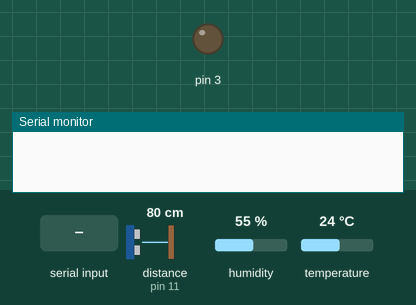
The sketch below on a simulated Arduino Uno, built with avr-gcc and run on an emulated ATmega328P. Shown: output pins drawn as LEDs (lit = HIGH), the last lines printed to the serial monitor. Wiring (inferred from the names in the program): ultrasonic range finder: trigger pin 10; echo pin 11. The inputs (shaded band) are chosen by the test bench; at power-on: distance to the obstacle (sensor on pin 11) 80 cm, humidity 55 %, temperature 24 °C. The echo pulse lasts 58.3 µs per cm; pins used as bus, display or sensor lines are not drawn.

Above: at 1.8 s.
1.9 s: "90,45\n" received over Serial
At 4.8 s:
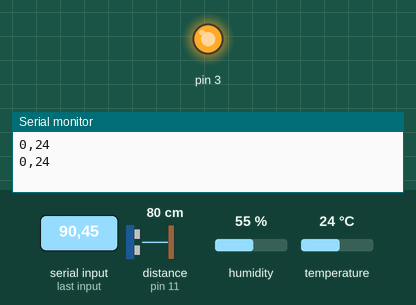
Timing chart, 0 to 6.3 s (numbered marks = the images above; inputs shaded):
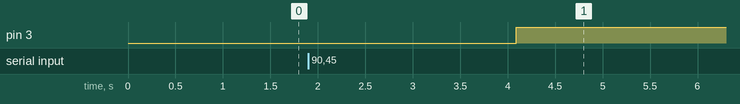

The sketch:

speed.ino
```cpp
// Define pins for ultrasonic sensor
#define TRIG_PIN  10
#define ECHO_PIN  11

#include <DHT.h>

#define DHTPIN 7 // Digital pin connected to the DHT11 sensor
#define DHTTYPE DHT11 // Type of DHT sensor

DHT dht(DHTPIN, DHTTYPE);

// Define variables for speed calculation
//long duration, distance;
//unsigned long start_time, end_time, time_diff;
//float speed;

int distance1, distance2, mSpeed, duration, distance;
int finalSpeed, finalTemp;

float getDistance() {
  // Send a trigger signal, this gets a reading from the HC-SR04
  digitalWrite(TRIG_PIN, LOW);
  delayMicroseconds(2);
  digitalWrite(TRIG_PIN, HIGH);
  delayMicroseconds(10);
  digitalWrite(TRIG_PIN, LOW);


  duration = pulseIn(ECHO_PIN, HIGH); // Measures duration of the reading

  distance = duration * 0.034 / 2; // Multiples the duration of the pulse by the speed of sound, and deviding by 2

  return distance; // returns the distance
}

int getSpeed() {
  distance1 = getDistance();
  delay(1000);
  distance2 = getDistance();
  mSpeed = abs(distance2 - distance1) / 1.0;
//  Serial.print("Speed in cm/s :");

  // Serial.println(mSpeed);
  float kmh = mSpeed*0.036;
  return int(round(kmh)); //speed is in cm/s
}

int getTemp(){
  // Read temperature and humidity from DHT sensor
  float temperature = dht.readTemperature();
  float humidity = dht.readHumidity();

  // Check if any reads failed
  if (isnan(temperature) || isnan(humidity)) {
    Serial.println("Failed to read from DHT sensor!");
    return;
  }

  // Print temperature and humidity to serial monitor
//  Serial.print("Temperature: ");
//  Serial.print(temperature);
//  Serial.print(" °C\t");
//  Serial.print("Humidity: ");
//  Serial.print(humidity);
//  Serial.println(" %");

  return int(round(temperature));
  // delay(2000); // Wait 2 seconds before reading again
}

void setup() {
  Serial.begin(9600); // Initialize serial communication
  pinMode(TRIG_PIN, OUTPUT); // Set trigger pin as output
  pinMode(ECHO_PIN, INPUT); // Set echo pin as input
  dht.begin(); // BEgins taking readings from DHT sesnor
  pinMode(3, OUTPUT);
}

void loop() {
  getSpeed();
  getTemp();
  // digitalWrite(3, HIGH);

  finalSpeed = getSpeed();
  finalTemp = getTemp();

//  String res = strSpeed + ", " + strTemp;

  Serial.print(finalSpeed);
  Serial.print(",");
  Serial.println(finalTemp);

  while (Serial.available()) {
    char val = Serial.read();
    int no = atoi(val);
    if (no < 700) {
      digitalWrite(3, HIGH);
    } else {
      digitalWrite(3, LOW);
    }
  }


}
```

Measured:
- after the input at 1.9 s, pin 3: LOW → HIGH after 2.2 s
